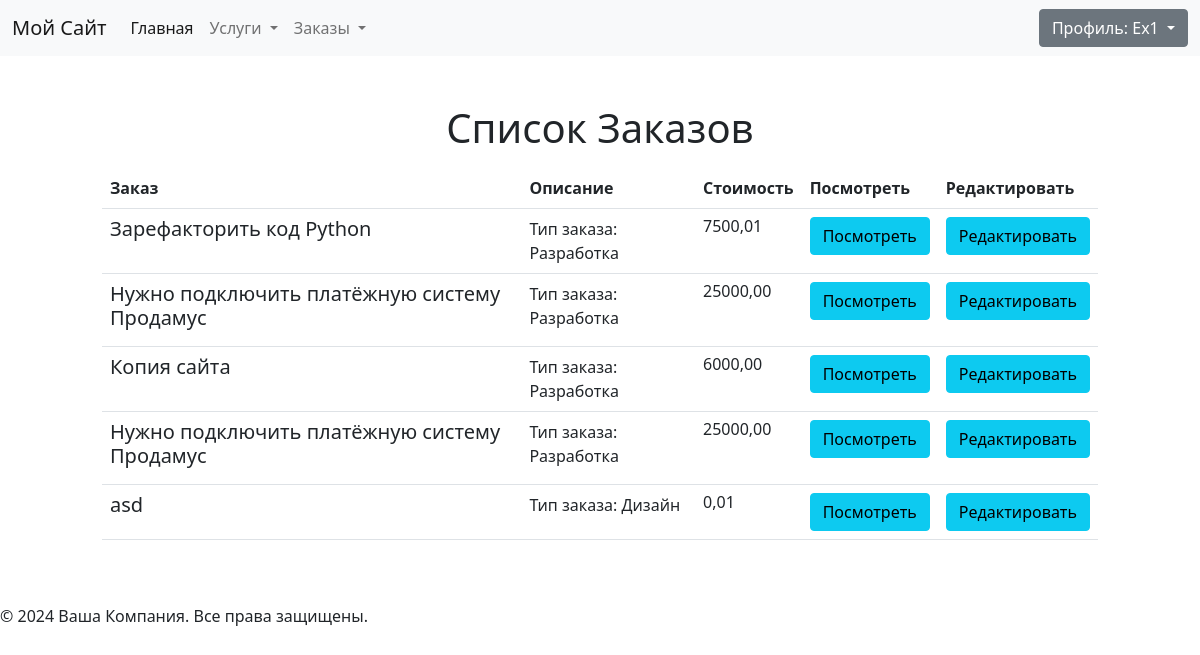
Page /orders/ (signed in) on the committed database.
### freelance/models.py (models this page shows)
class Order(models.Model):
    order_type = models.CharField(
        max_length=11,
        choices=Service.ServicesType.choices,
        default="design",
        verbose_name="Тип заказа",
    )
    title = models.CharField(max_length=255, verbose_name="Заголовок")
    description = models.TextField(verbose_name="Описание")
    created_at = models.DateTimeField(
        auto_now_add=True, verbose_name="Создан", null=True
    )
    updated_at = models.DateTimeField(auto_now=True, verbose_name="Обновлен", null=True)
    price = models.DecimalField(
        verbose_name="Стоимость", max_digits=10, decimal_places=2, default=0
    )
    customer = models.ForeignKey(
        Customer,
        on_delete=models.CASCADE,
        related_name="customers",
        blank=True,
        null=True,
        verbose_name="Заказчик",
    )
    executor = models.ForeignKey(
        Executor,
        on_delete=models.CASCADE,
        related_name="executors",
        blank=True,
        null=True,
        verbose_name="Исполнитель",
    )
    order_taken = models.BooleanField(default=False, verbose_name="Заказ сделан")
    order_taken_at = models.DateTimeField(
        null=True, blank=True, verbose_name="Время принятия заказа"
    )

### freelance/views.py (the view)
# urls.py: path("orders/", OrderListView.as_view(), name="order-list"),
class OrderListView(UserPassesTestMixin, ListView):
    model = Order
    template_name = "freelance/orders/order_list.html"  # Укажите ваш путь к шаблону
    context_object_name = "orders"
    def get_queryset(self):
        user = self.request.user
        if self.request.user.is_authenticated:
            user_groups = user.groups.all()
            if user_groups.filter(name="Customers").exists():
                customer = Customer.objects.get(profile__user=user)
                return Order.objects.filter(customer=customer)
        return Order.objects.all()
    def test_func(self):
        return True

### templates/freelance/orders/order_list.html (shortened to what this page needs)
{% extends 'basic/base.html' %}
{% block content %}
    <div class="row">
        <div class="col-md-6 offset-md-3 mt-5 mb-2 text-center">
            <h1>Список Заказов</h1>
        </div>
        <div class="orders mb-5 text-left col-md-10 offset-md-1">
            <table class="table">
                <tbody>
                {% if not orders %}
                    <tr>
                        <td colspan="5">Заказов нет</td>
                    </tr>
                {% else %}
                    <tr>
                        <th>Заказ</th>
                        <th>Описание</th>
                        <th>Стоимость</th>
                        <th>Посмотреть</th>
                        {% if user.is_authenticated and orders.0.customer.user == orders.user %}
                            <th>Редактировать</th>
                        {% endif %}
                    </tr>
                    {% for order in orders %}
                        <tr>
                            <td>
                                <h5>{{ order.title }}</h5>
                            </td>
                            <td>
                                <span class="minfo">Тип заказа: {{ order.get_order_type_display }}</span>
                            </td>
                            <td>
                                <h6>{{ order.price }}</h6>
                            </td>
                            <td>
                                <a class="btn btn-info"
                                   href="{% url 'freelance:order-detail' order.pk %}">Посмотреть</a>
                            </td>
                            {% if user.is_authenticated and order.customer.user == orders.user %}
                                <td>
                                    <a class="btn btn-info" href="{% url 'freelance:order-edit' order.pk %}">Редактировать</a>
                                </td>
                            {% endif %}
                        </tr>
                    {% endfor %}
                {% endif %}
                </tbody>
            </table>
        </div>
    </div>
{% endblock %}

### templates/basic/includes/login.html (shortened to what this page needs)
{% if user.is_authenticated %}
<div class="dropdown">
    <button class="btn btn-secondary dropdown-toggle" type="button" id="dropdownMenuButton1"
        data-bs-toggle="dropdown" aria-expanded="false">
        Профиль: {{ user.username }}
    </button>
</div>
{% endif %}

### rows in the picture
Order: title "Зарефакторить код Python", order_type "Разработка", price "7500,01", shows "Редактировать"
Order: title "Нужно подключить платёжную систему Продамус", order_type "Разработка", price "25000,00", shows "Редактировать"
Order: title "Копия сайта", order_type "Разработка", price "6000,00", shows "Редактировать"
Order: title "Нужно подключить платёжную систему Продамус", order_type "Разработка", price "25000,00", shows "Редактировать"
Order: title "asd", order_type "Дизайн", price "0,01", shows "Редактировать"

### other values in the picture
{{ user.username }} "Ex1"
